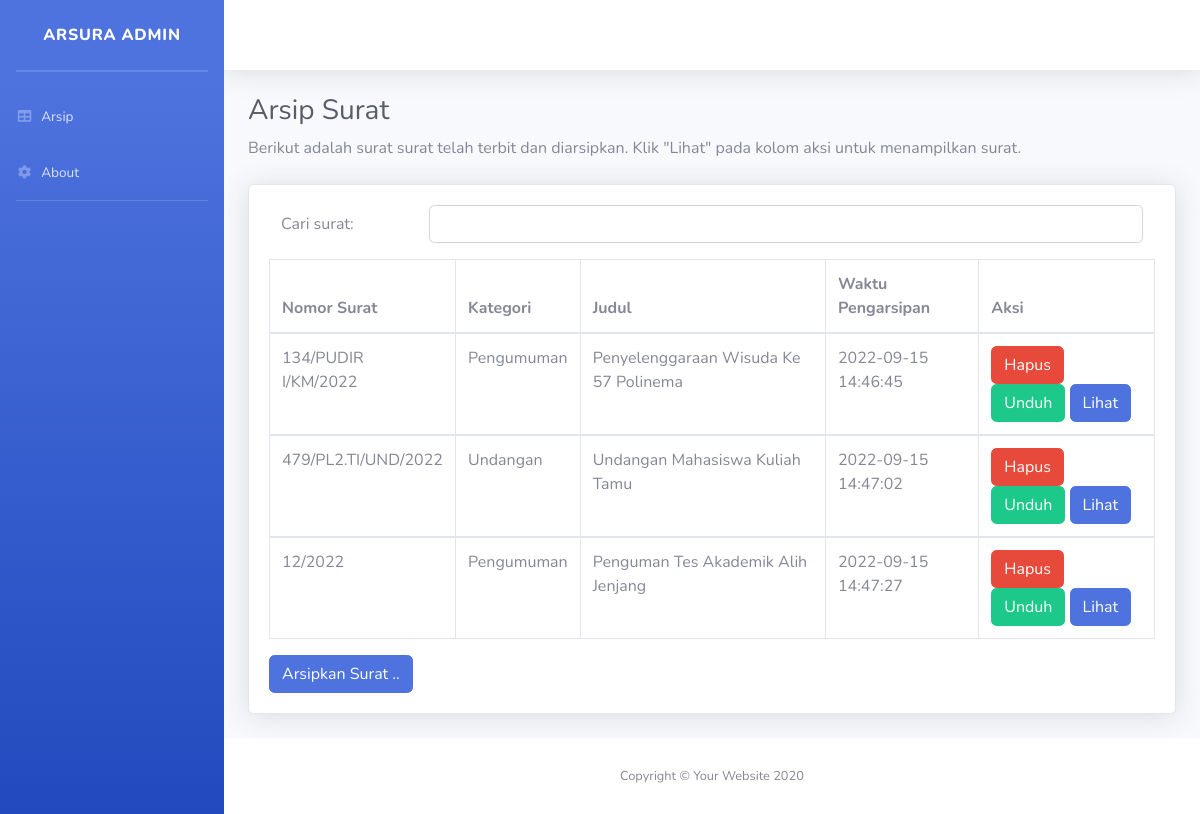
The page / on the database its author committed.
### tables this page shows
CREATE TABLE `arsip` (
  `id` int(11) NOT NULL,
  `nomor_surat` varchar(50) NOT NULL,
  `id_kategori` int(11) NOT NULL,
  `judul` varchar(255) NOT NULL,
  `nama_file` text NOT NULL,
  `created_at` timestamp NOT NULL DEFAULT current_timestamp() ON UPDATE current_timestamp()
);

CREATE TABLE `kategori` (
  `id` int(11) NOT NULL,
  `kategori` varchar(50) NOT NULL
);

### index.php (the view, shortened to what this page needs)
<!DOCTYPE html>
<?php include 'head.php';?>
<body id="page-top">
    <div id="wrapper">
        <?php include 'menu.php';?>
                <div id="content-wrapper" class="d-flex flex-column">
                    <div id="content">
                        <nav class="navbar navbar-expand navbar-light bg-white topbar mb-4 static-top shadow"></nav>
                        <div class="container-fluid">
                            <h1 class="h3 mb-2 text-gray-800">Arsip Surat</h1>
                            <p class="mb-4">Berikut adalah surat surat telah terbit dan diarsipkan.
                                Klik "Lihat" pada kolom aksi untuk menampilkan surat.</p>
                            <div class="card shadow mb-4">
                                <div class="card-body">
                                    <div class="table-responsive">
                                        <form method="post">
                                        <div class="input-group mb-3">
                                            <label for="cari" class="col-sm-2 col-form-label">Cari surat: </label>
                                            <div class="col-sm-10">
                                                <input type="text" class="form-control" name="cari">
                                            </div>
                                        </div>
                                        </form>
                                        <table class="table table-bordered" id="dataTable" width="100%" cellspacing="0">
                                            <thead>
                                                <tr>
                                                    <th>Nomor Surat</th>
                                                    <th>Kategori</th>
                                                    <th>Judul</th>
                                                    <th>Waktu Pengarsipan</th>
                                                    <th>Aksi</th>
                                                </tr>
                                                <?php
                                                include 'koneksi.php';
                                                if(isset($_POST['cari'])){
                                                    $cari=trim($_POST['cari']);
                                                    $query = "SELECT a.id, a.nomor_surat, a.judul, a.created_at, a.nama_file, k.kategori FROM arsip a INNER JOIN kategori k ON a.id_kategori=k.id WHERE k.kategori LIKE '%".$cari."%'";
                                                    $result = mysqli_query($conn, $query);
                                                  } else{
                                                  $query = "SELECT a.id, a.nomor_surat, a.judul, a.created_at, a.nama_file, k.kategori FROM arsip a INNER JOIN kategori k ON a.id_kategori=k.id";
                                                  $result = mysqli_query($conn, $query);
                                                  }
                                                  if (mysqli_num_rows($result) > 0) {
                                                    while ($row = mysqli_fetch_assoc($result)) {
                                                ?>
                                                <tbody>
                                                    <tr>
                                                        <td><?php echo $row['nomor_surat'];?></td>
                                                        <td><?php echo $row['kategori'];?></td>
                                                        <td><?php echo $row['judul'];?></td>
                                                        <td><?php echo $row['created_at'];?></td>
                                                        <td>
                                                        <a href="hapus.php?id=<?php echo $row['id']; ?>" onclick="return confirm('Apakah anda yakin ingin menghapus ini ?')"><input type="submit" class="btn btn-danger" value="Hapus"></a>
                                                        <a class="btn btn-success" href="download_file.php?filename=<?Php echo $row['nama_file']; ?>" role="button">Unduh</a>
                                                        <a class="btn btn-primary" href="lihat_pdf.php?id=<?php echo $row['id']; ?>" role="button">Lihat</a>
                                                    </tr>
                                                    <?php
                                                    }
                                                  } else{
                                                    echo "0 results";
                                                  }
                                                  ?>
                                            </thead>
                                        </table>
                                        <a class="btn btn-primary" href="tambah_arsip.php" role="button">Arsipkan Surat ..</a>
                                    </div>
                                </div>
                            </div>
                        </div>
                    </div>
                    <footer class="sticky-footer bg-white">
                        <div class="container my-auto">
                            <div class="copyright text-center my-auto">
                                <span>Copyright &copy; Your Website 2020</span>
                            </div>
                        </div>
                    </footer>
                </div>
    </div>
</body>
</html>

### head.php (shortened to what this page needs)
<head>
    <link href="vendor/fontawesome-free/css/all.min.css" rel="stylesheet" type="text/css">
    <link href="css/sb-admin-2.min.css" rel="stylesheet">
</head>

### menu.php
<ul class="navbar-nav bg-gradient-primary sidebar sidebar-dark accordion" id="accordionSidebar">
<a class="sidebar-brand d-flex align-items-center justify-content-center" href="index.html">
    <div class="sidebar-brand-text mx-3">Arsura Admin</div>
</a>
<hr class="sidebar-divider my-0">
<hr class="sidebar-divider">
<li class="nav-item">
    <a class="nav-link" href="index.php">
        <i class="fas fa-fw fa-table"></i>
        <span>Arsip</span></a>
</li>
<li class="nav-item">
    <a class="nav-link" href="about.php">
        <i class="fas fa-fw fa-cog"></i>
        <span>About</span></a>
</li>
<hr class="sidebar-divider d-none d-md-block">
</ul>

### rows shown on the page
arsip: nomor_surat "134/PUDIR I/KM/2022", id_kategori.kategori "Pengumuman", judul "Penyelenggaraan Wisuda Ke 57 Polinema", created_at "2022-09-15 14:46:45"
arsip: nomor_surat "479/PL2.TI/UND/2022", id_kategori.kategori "Undangan", judul "Undangan Mahasiswa Kuliah Tamu", created_at "2022-09-15 14:47:02"
arsip: nomor_surat "12/2022", id_kategori.kategori "Pengumuman", judul "Penguman Tes Akademik Alih Jenjang", created_at "2022-09-15 14:47:27"
